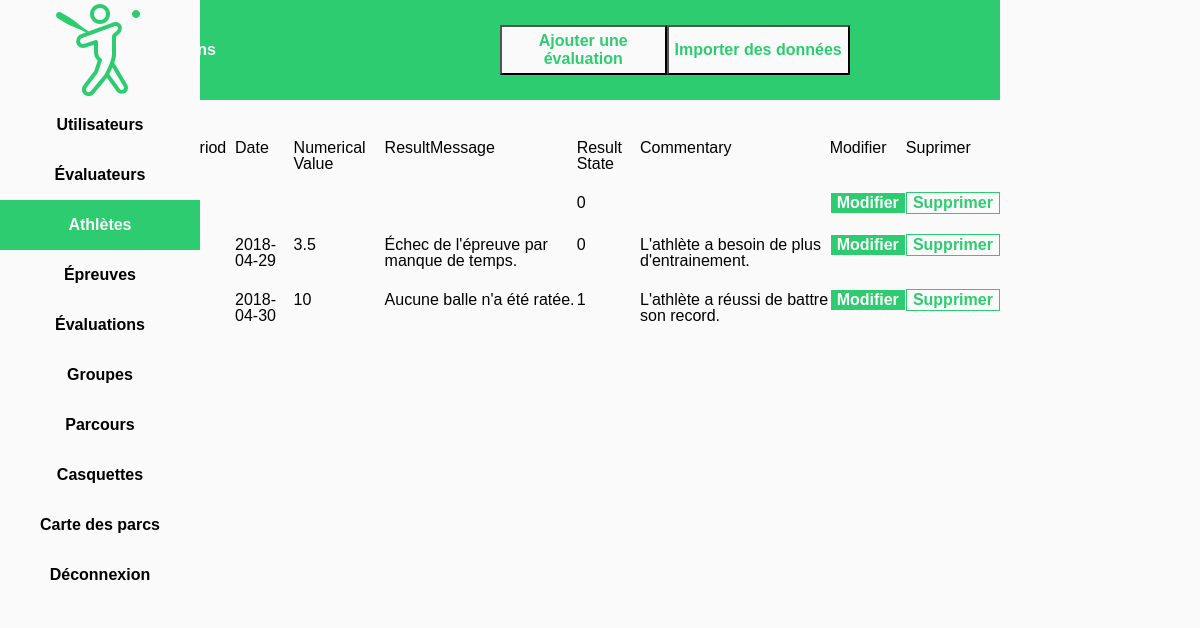
/src/php/UIWEvaluationManager.php (signed in), run on an earlier commit of the app's database.
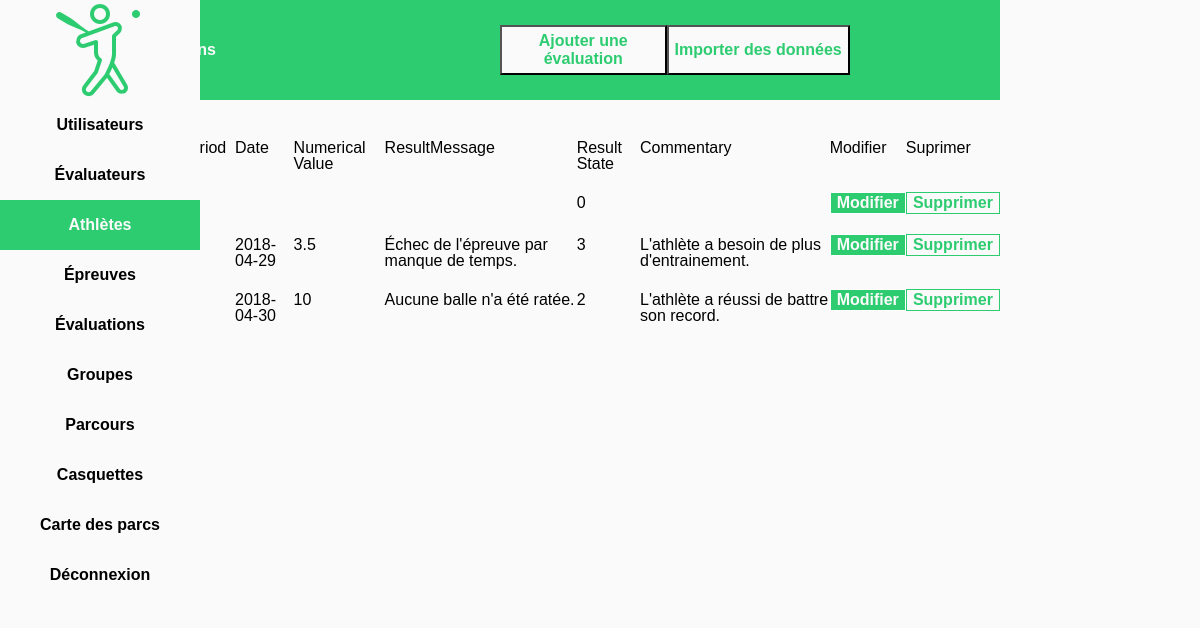
And on a later commit of the database.
### tables this page shows
CREATE TABLE `evaluation` (
  `id` int(11) NOT NULL,
  `field` int(11) NOT NULL DEFAULT '0',
  `coach` int(11) NOT NULL DEFAULT '0',
  `drill` int(11) NOT NULL DEFAULT '0',
  `athlete` int(11) NOT NULL DEFAULT '0',
  `period` int(11) NOT NULL DEFAULT '0',
  `date` date DEFAULT NULL,
  `numerical_value` double DEFAULT NULL,
  `result_message` text,
  `result_state` tinyint(1) NOT NULL DEFAULT '0',
  `comment` text,
  `obsolete` tinyint(1) NOT NULL DEFAULT '0'
);

### src/php/EvaluationManager.class.php (called while the page is built, shortened)
<?php
include_once "Evaluation.class.php";
class EvaluationManager
{
    public static function loadEvaluations()
    {
        $evaluations = [];
        $conn = SQLConnector::createConn();
        $stat = $conn->prepare("SELECT * FROM evaluation");
        $stat->execute();
        $result = $stat->get_result();
        while ($row = $result->fetch_array(MYSQLI_NUM))
        {
            $e = new Evaluation($row[0], $row[1], $row[2], $row[3], $row[4], $row[5], $row[6], $row[7], $row[8], $row[9], $row[10]);
            array_push($evaluations, $e);
        }
        return $evaluations;
    }
}

### src/php/Evaluation.class.php (called while the page is built, shortened)
<?php
class Evaluation implements JsonSerializable
{
    private $ID;
    private $coachID;
    private $drillID;
    private $athleteID;
    private $periodID;
    private $date;
    private $numericalValue;
    private $resultMessage;
    private $resultState;
    private $commentary;
    public function getID()
    {
        return $this->ID;
    }
    public function setID($ID)
    {
        $this->ID = $ID;
    }
    public function getCoachID()
    {
        return $this->coachID;
    }
    public function setCoachID($coachID)
    {
        $this->coachID = $coachID;
    }
    public function getDrillID()
    {
        return $this->drillID;
    }
    public function setDrillID($drillID)
    {
        $this->drillID = $drillID;
    }
    public function getAthleteID()
    {
        return $this->athleteID;
    }
    public function setAthleteID($athleteID)
    {
        $this->athleteID = $athleteID;
    }
    public function getPeriodID()
    {
        return $this->periodID;
    }
    public function setPeriodID($periodID)
    {
        $this->periodID = $periodID;
    }
    public function getDate()
    {
        return $this->date;
    }
    public function setDate($date)
    {
        $this->date = $date;
    }
    public function getNumericalValue()
    {
        return $this->numericalValue;
    }
    public function setNumericalValue($numericalValue)
    {
        $this->numericalValue = $numericalValue;
    }
    public function getResultMessage()
    {
        return $this->resultMessage;
    }
    public function setResultMessage($resultMessage)
    {
        $this->resultMessage = $resultMessage;
    }
    public function getResultState()
    {
        return $this->resultState;
    }
    public function setResultState($resultState)
    {
        $this->resultState = $resultState;
    }
    public function getCommentary()
    {
        return $this->commentary;
    }
    public function setCommentary($commentary)
    {
        $this->commentary = $commentary;
    }
}

### src/php/UIWEvaluationManager.php (the view, shortened to what this page needs)
<?php
include_once "HTMLUtil.php";
include_once "CtrlGeneral.php";
include_once "Evaluation.class.php";
include_once "EvaluationManager.class.php";
function makeButtonModify($id)
{
    return "<button class='buttonGreen marginAuto' value={$id} name='id' onclick='modifyEvaluation(this.value); showModalWindow();'>Modifier</button>";
}
function makeButtonDelete($id)
{
    return "<button class='buttonWhite marginAuto' value={$id} name='idDeleteEvaluation' onclick='deleteEvaluation({$id})'>Supprimer</button>";
}
function writeTable()
{
    echo "<table>";
    echo "<tr>" . makeCell("Coach ID") . makeCell("Drill ID") . makeCell("Athlete ID") . makeCell("Period ID") . makeCell("Date") . makeCell("Numerical Value") . makeCell("ResultMessage") . makeCell("Result State") . makeCell("Commentary") . makeCell("Modifier") . makeCell("Suprimer") . "</tr>";
    foreach (EvaluationManager::loadEvaluations() as $e)
    {
        echo "<tr>";
        echo makeCell($e->getCoachID()) . makeCell($e->getDrillID()). makeCell($e->getAthleteID()) . makeCell($e->getPeriodID() . makeCell($e->getDate()) . makeCell($e->getNumericalValue()) . makeCell($e->getResultMessage()) . makeCell($e->getResultState()) . makeCell($e->getCommentary()));
        echo makeCell(makeButtonModify($e->getID()));
        echo makeCell(makeButtonDelete($e->getID()));
        echo "</tr>";
    }
    echo "</table><br>";
}
function makeAddEvaluationButton()
{
    echo "<button class='buttonAdd' value='1' name='addEvaluation' onclick='addNewEvaluation(); showModalWindow();'>Ajouter une évaluation</button>";
}
?>
<!DOCTYPE html>
<html lang="fr">
<head>
    <link rel="stylesheet" type="text/css" href="./css/stylesheet.css">
</head>
<body>
<div>
    <div class="topMenu floatLeft col10 colt10 colm12">
        <div class="title col6 colt6 colm12 floatLeft">
            <h1 > Gestion des Évaluations </h1>
        </div>
        <div class="floatLeft col2 colt2 colm6">
            <?php makeAddEvaluationButton(); ?>
        </div>
        <div class="floatLeft col4 colt4 colm6">
            <button class="buttonImport">Importer des données</button>
        </div>
    </div>
    <div class="mainContent floatLeft col10 colt10 colm12">
        <?php writeTable(); ?>
    </div>
</div>
</body>
</html>

### src/php/HTMLUtil.php (shortened to what this page needs)
<?php
function makeCell($text)
{
    return "<td>" . $text . "</td>";
}

### src/php/css/stylesheet.css (style rules this page uses)
body { line-height: 1; }
table { border-collapse: collapse; border-spacing: 0; }
* { box-sizing: border-box; }
.floatLeft { float: left; }
.fixed { position: fixed; }
.marginAuto { margin: auto; }
.sideMenu { background-color: #fafafa; }
.topMenu { background-color: #2ECC71; }
.sideMenuButton { height: 50px; text-align: center; line-height: 50px; color: black; text-decoration: none; font-weight: bold; font-family: arial, serif; display: block; background: linear-gradient(to right, #2ECC71 50%, #fafafa 50%); background-size: 200% 100%; background-position:right bottom; transition:all 0.6s ease; }
.activeMenu { background-position:left bottom; color: #fafafa; }
.logo { display: block; margin-left: auto; margin-right: auto; height: 100px; }
.title { color: #fafafa; font-weight: bold; line-height: 100px; padding-left: 30px; }
body { background-color: #fafafa; font-family: arial; }
.mainContent { padding-left: 30px; padding-top: 30px; }
html,body { height:100%; }
.buttonAdd { height: 50px; margin-top: 25px; background-color: #fafafa; color: #2ECC71; font-weight: bold; font-size: 1em; transition: transform .2s; }
.buttonImport { height: 50px; margin-top: 25px; background-color: #fafafa; color: #2ECC71; font-weight: bold; font-size: 1em; }
.buttonGreen { background-color: #2ECC71; font-size: 1em; font-weight: bold; color: #fafafa; border: 1px solid #ffffff; display: block; transition: transform .2s; }
.buttonWhite { background-color: #fafafa; font-size: 1em; font-weight: bold; color: #2ECC71; border: 1px solid #2ECC71; display: block; transition: transform .2s; }
tr { -webkit-transition: background-color 300ms ease-out; -ms-transition: background-color 300ms ease-out; transition: background-color 300ms ease-out; }
td { height: 25px; padding-bottom: 10px; padding-top: 10px; }
table { table-layout: auto; width: 100%; }
.colm6 { width: 50%; }
.colm12 { width: 100%; }
@media only screen and (min-width: 768px) { .colt2 { width: 16.66%; } }
@media only screen and (min-width: 768px) { .colt4 { width: 33.33%; } }
@media only screen and (min-width: 768px) { .colt6 { width: 50%; } }
@media only screen and (min-width: 768px) { .colt10 { width: 83.33%; } }

What changed in the data, as far as the page shows it:
changed evaluation: date "2018-04-29 3.5 Échec de l'épreuve par manque de temps. 0 L'athlète a besoin de plus d'entrainement." → "2018-04-29 3.5 Échec de l'épreuve par manque de temps. 3 L'athlète a besoin de plus d'entrainement."
changed evaluation: date "2018-04-30 10 Aucune balle n'a été ratée. 1 L'athlète a réussi de battre son record." → "2018-04-30 10 Aucune balle n'a été ratée. 2 L'athlète a réussi de battre son record."
